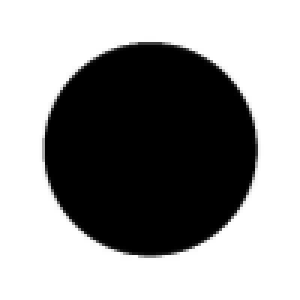
#> input picture file.png, 100 x 100 px (shown 3 times larger)
$ python zadanieF3.py
#> lines starting #> are read from the running program, lines starting #| are printed output that depends on the picture
import cv2
import numpy as np
import pywt
import matplotlib.pyplot as plt

path = "file.png"
image = cv2.imread(path, cv2.IMREAD_GRAYSCALE)/255
#> image: shape (100, 100) float64; min 0, max 1, mean 0.602
image+=np.random.randn(image.shape[0] * image.shape[1]).reshape(image.shape)
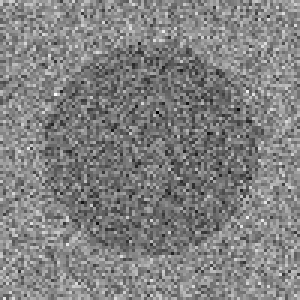
#> image: shape (100, 100) float64 (shown 3 times larger); min -3.74, max 4.78, mean 0.584; drawn with min black and max white

falka = pywt.dwt2(image, 'haar')
cA, (cH, cV, cD) = falka
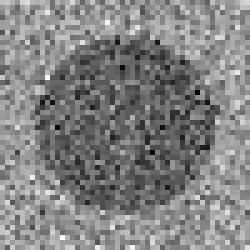
#> cA: shape (50, 50) float64 (shown 5 times larger); min -3.33, max 5.44, mean 1.17; drawn with min black and max white
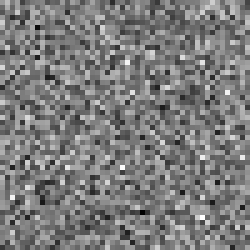
#> cH: shape (50, 50) float64 (shown 5 times larger); min -3.34, max 3.52, mean 0.0158; drawn with min black and max white
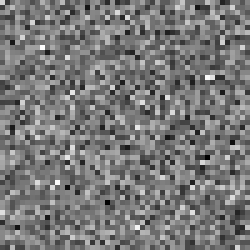
#> cV: shape (50, 50) float64 (shown 5 times larger); min -3.17, max 3.49, mean -0.00923; drawn with min black and max white
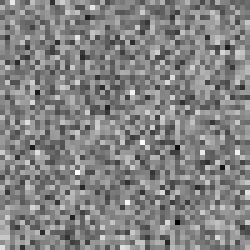
#> cD: shape (50, 50) float64 (shown 5 times larger); min -3.71, max 3.57, mean 0.0421; drawn with min black and max white
treshold = 100
cH = pywt.threshold(cH, treshold, mode='soft')
#> cH: shape (50, 50) float64; every value is 0
cV = pywt.threshold(cV, treshold, mode='soft')
#> cV: shape (50, 50) float64; every value is 0
cD = pywt.threshold(cD, treshold, mode='soft')
#> cD: shape (50, 50) float64; every value is 0

odszumianie = (cA, (cH,cV,cD))
imgo = pywt.idwt2(odszumianie, 'haar')
imgo = np.clip(imgo,0,255).astype(np.uint8)
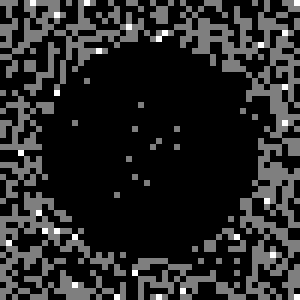
#> imgo: shape (100, 100) (shown 3 times larger); min 0, max 2, mean 0.309; drawn with min black and max white

plt.figure(figsize=(10,5))

plt.subplot(1,2,1)
plt.title("Obraz oryginalny")
plt.imshow(image, cmap='gray')
plt.axis('off')

plt.subplot(1,2,2)
plt.title("Obraz po odszumianiu")
plt.imshow(imgo, cmap='gray')
plt.axis('off')

plt.show()

$ run again, with circle-noised.png copied over file.png
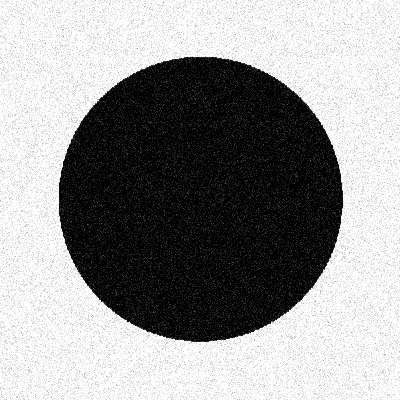
#> input picture circle-noised.png, 400 x 400 px
#> `cA, (cH, cV, cD) = falka`:
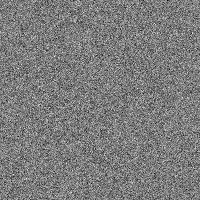
#> cD: shape (200, 200) float64; min -4.12, max 4.3, mean -0.00755; drawn with min black and max white
#> `imgo = np.clip(imgo,0,255).astype(np.uint8)`:
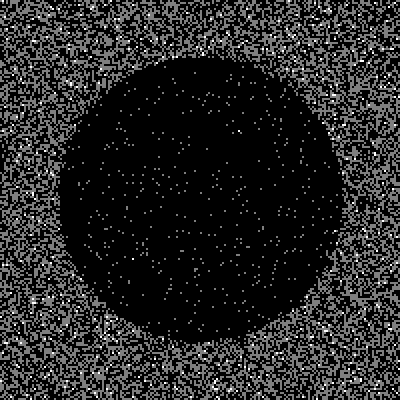
#> imgo: shape (400, 400); min 0, max 2, mean 0.306; drawn with min black and max white
